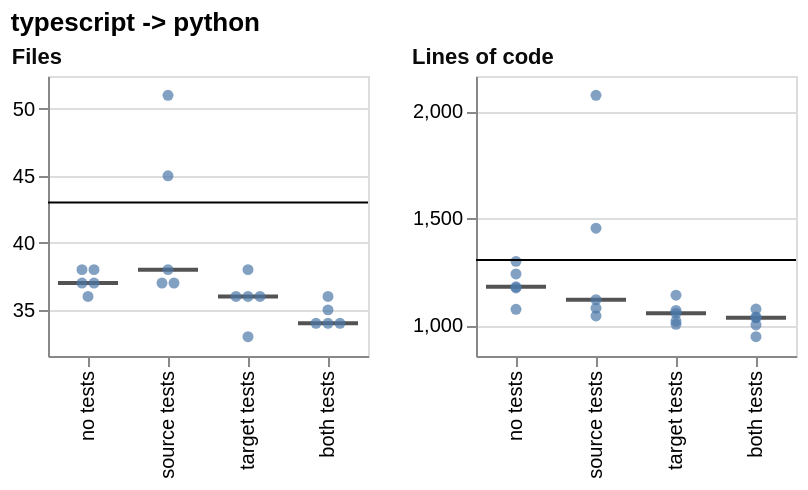

Write a Vega-Lite specification for this figure.
### Vega-Lite specification from a JSON file in a GitHub repository (floating-point values rounded to 4 significant figures)
{"config": {"view": {"continuousWidth": 300, "continuousHeight": 300}}, "concat": [{"layer": [{"mark": {"type": "tick", "color": "#0b0b0b", "opacity": 0.7, "size": 30, "thickness": 2}, "encoding": {"x": {"field": "condition", "scale": {"paddingInner": 0.25, "paddingOuter": 0.125}, "sort": ["no tests", "source tests", "target tests", "both tests"], "title": null, "type": "nominal"}, "y": {"aggregate": "median", "field": "value", "scale": {"domain": [31.56, 52.44], "nice": false}, "title": null, "type": "quantitative"}}}, {"mark": {"type": "point", "filled": true}, "encoding": {"x": {"field": "condition", "scale": {"paddingInner": 0.25, "paddingOuter": 0.125}, "sort": ["no tests", "source tests", "target tests", "both tests"], "title": null, "type": "nominal"}, "xOffset": {"field": "nudge", "scale": {"domain": [-1.0, 1.0], "range": [9.0, 21.0]}, "title": null, "type": "quantitative"}, "y": {"field": "value", "scale": {"domain": [31.56, 52.44], "nice": false}, "type": "quantitative"}}}, {"mark": {"type": "rule"}, "encoding": {"y": {"aggregate": "median", "field": "reference", "scale": {"domain": [31.56, 52.44], "nice": false}, "type": "quantitative"}}, "transform": [{"filter": {"field": "reference", "valid": true}}]}], "data": {"name": "data-2c5d230d657bbfc81c7c4bbf4de06636"}, "height": 140, "title": {"text": "Files", "anchor": "start", "color": "#0b0b0b", "fontSize": 11}, "width": 160}, {"layer": [{"mark": {"type": "tick", "color": "#0b0b0b", "opacity": 0.7, "size": 30, "thickness": 2}, "encoding": {"x": {"field": "condition", "scale": {"paddingInner": 0.25, "paddingOuter": 0.125}, "sort": ["no tests", "source tests", "target tests", "both tests"], "title": null, "type": "nominal"}, "y": {"aggregate": "median", "field": "value", "scale": {"domain": [856.8, 2165.0], "nice": false}, "title": null, "type": "quantitative"}}}, {"mark": {"type": "point", "filled": true}, "encoding": {"x": {"field": "condition", "scale": {"paddingInner": 0.25, "paddingOuter": 0.125}, "sort": ["no tests", "source tests", "target tests", "both tests"], "title": null, "type": "nominal"}, "xOffset": {"field": "nudge", "scale": {"domain": [-1.0, 1.0], "range": [9.0, 21.0]}, "title": null, "type": "quantitative"}, "y": {"field": "value", "scale": {"domain": [856.8, 2165.0], "nice": false}, "type": "quantitative"}}}, {"mark": {"type": "rule"}, "encoding": {"y": {"aggregate": "median", "field": "reference", "scale": {"domain": [856.8, 2165.0], "nice": false}, "type": "quantitative"}}, "transform": [{"filter": {"field": "reference", "valid": true}}]}], "data": {"name": "data-75cb386b18f768df31db0e908ce7b973"}, "height": 140, "title": {"text": "Lines of code", "anchor": "start", "color": "#0b0b0b", "fontSize": 11}, "width": 160}], "columns": 4, "title": "typescript -> python", "$schema": "https://vega.github.io/schema/vega-lite/v6.4.1.json", "datasets": {"data-2c5d230d657bbfc81c7c4bbf4de06636": [{"condition": "no tests", "layout": "kept the file layout", "metric": "file_count", "value": 37.0, "reference": 43.0, "nudge": -0.5}, {"condition": "no tests", "layout": "rebuilt the file layout", "metric": "file_count", "value": 37.0, "reference": 43.0, "nudge": 0.5}, {"condition": "no tests", "layout": "kept the file layout", "metric": "file_count", "value": 38.0, "reference": 43.0, "nudge": -0.5}, {"condition": "no tests", "layout": "rebuilt the file layout", "metric": "file_count", "value": 38.0, "reference": 43.0, "nudge": 0.5}, {"condition": "no tests", "layout": "rebuilt the file layout", "metric": "file_count", "value": 36.0, "reference": 43.0, "nudge": 0.0}, {"condition": "source tests", "layout": "kept the file layout", "metric": "file_count", "value": 37.0, "reference": 43.0, "nudge": -0.5}, {"condition": "source tests", "layout": "kept the file layout", "metric": "file_count", "value": 37.0, "reference": 43.0, "nudge": 0.5}, {"condition": "source tests", "layout": "kept the file layout", "metric": "file_count", "value": 38.0, "reference": 43.0, "nudge": 0.0}, {"condition": "source tests", "layout": "kept the file layout", "metric": "file_count", "value": 45.0, "reference": 43.0, "nudge": 0.0}, {"condition": "source tests", "layout": "kept the file layout", "metric": "file_count", "value": 51.0, "reference": 43.0, "nudge": 0.0}, {"condition": "target tests", "layout": "kept the file layout", "metric": "file_count", "value": 38.0, "reference": 43.0, "nudge": 0.0}, {"condition": "target tests", "layout": "kept the file layout", "metric": "file_count", "value": 36.0, "reference": 43.0, "nudge": -1.0}, {"condition": "target tests", "layout": "kept the file layout", "metric": "file_count", "value": 36.0, "reference": 43.0, "nudge": 0.0}, {"condition": "target tests", "layout": "kept the file layout", "metric": "file_count", "value": 36.0, "reference": 43.0, "nudge": 1.0}, {"condition": "target tests", "layout": "kept the file layout", "metric": "file_count", "value": 33.0, "reference": 43.0, "nudge": 0.0}, {"condition": "both tests", "layout": "kept the file layout", "metric": "file_count", "value": 34.0, "reference": 43.0, "nudge": -1.0}, {"condition": "both tests", "layout": "kept the file layout", "metric": "file_count", "value": 34.0, "reference": 43.0, "nudge": 0.0}, {"condition": "both tests", "layout": "kept the file layout", "metric": "file_count", "value": 34.0, "reference": 43.0, "nudge": 1.0}, {"condition": "both tests", "layout": "kept the file layout", "metric": "file_count", "value": 35.0, "reference": 43.0, "nudge": 0.0}, {"condition": "both tests", "layout": "kept the file layout", "metric": "file_count", "value": 36.0, "reference": 43.0, "nudge": 0.0}], "data-75cb386b18f768df31db0e908ce7b973": [{"condition": "no tests", "layout": "kept the file layout", "metric": "loc", "value": 1175.0, "reference": 1305.0, "nudge": 0.0}, {"condition": "no tests", "layout": "rebuilt the file layout", "metric": "loc", "value": 1299.0, "reference": 1305.0, "nudge": 0.0}, {"condition": "no tests", "layout": "kept the file layout", "metric": "loc", "value": 1180.0, "reference": 1305.0, "nudge": 0.0}, {"condition": "no tests", "layout": "rebuilt the file layout", "metric": "loc", "value": 1240.0, "reference": 1305.0, "nudge": 0.0}, {"condition": "no tests", "layout": "rebuilt the file layout", "metric": "loc", "value": 1075.0, "reference": 1305.0, "nudge": 0.0}, {"condition": "source tests", "layout": "kept the file layout", "metric": "loc", "value": 1080.0, "reference": 1305.0, "nudge": 0.0}, {"condition": "source tests", "layout": "kept the file layout", "metric": "loc", "value": 1120.0, "reference": 1305.0, "nudge": 0.0}, {"condition": "source tests", "layout": "kept the file layout", "metric": "loc", "value": 1454.0, "reference": 1305.0, "nudge": 0.0}, {"condition": "source tests", "layout": "kept the file layout", "metric": "loc", "value": 1044.0, "reference": 1305.0, "nudge": 0.0}, {"condition": "source tests", "layout": "kept the file layout", "metric": "loc", "value": 2075.0, "reference": 1305.0, "nudge": 0.0}, {"condition": "target tests", "layout": "kept the file layout", "metric": "loc", "value": 1141.0, "reference": 1305.0, "nudge": 0.0}, {"condition": "target tests", "layout": "kept the file layout", "metric": "loc", "value": 1056.0, "reference": 1305.0, "nudge": 0.0}, {"condition": "target tests", "layout": "kept the file layout", "metric": "loc", "value": 1020.0, "reference": 1305.0, "nudge": 0.0}, {"condition": "target tests", "layout": "kept the file layout", "metric": "loc", "value": 1070.0, "reference": 1305.0, "nudge": 0.0}, {"condition": "target tests", "layout": "kept the file layout", "metric": "loc", "value": 1005.0, "reference": 1305.0, "nudge": 0.0}, {"condition": "both tests", "layout": "kept the file layout", "metric": "loc", "value": 1076.0, "reference": 1305.0, "nudge": 0.0}, {"condition": "both tests", "layout": "kept the file layout", "metric": "loc", "value": 947.0, "reference": 1305.0, "nudge": 0.0}, {"condition": "both tests", "layout": "kept the file layout", "metric": "loc", "value": 1035.0, "reference": 1305.0, "nudge": 0.0}, {"condition": "both tests", "layout": "kept the file layout", "metric": "loc", "value": 1039.0, "reference": 1305.0, "nudge": 0.0}, {"condition": "both tests", "layout": "kept the file layout", "metric": "loc", "value": 1002.0, "reference": 1305.0, "nudge": 0.0}]}}
